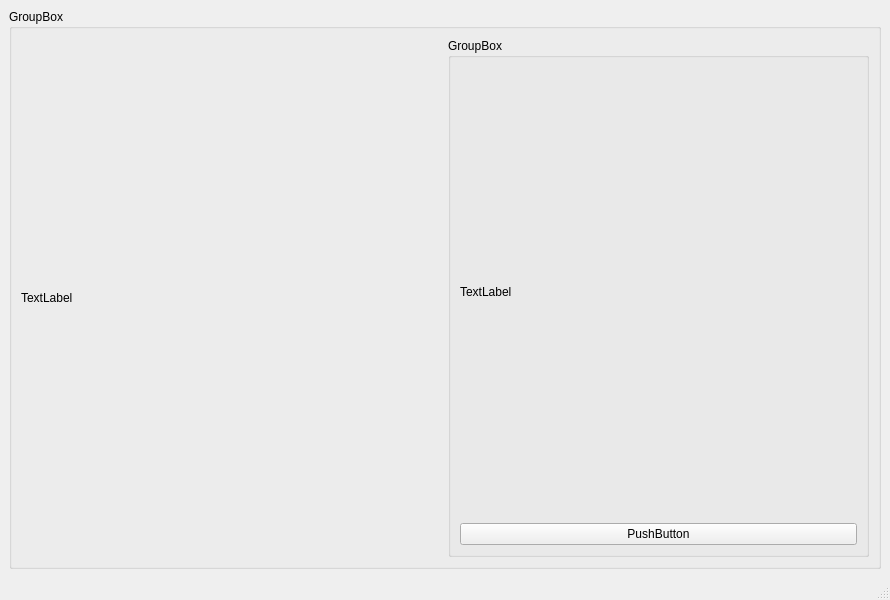
<?xml version="1.0" encoding="UTF-8"?>
<ui version="4.0">
 <class>MainWindow</class>
 <widget class="QMainWindow" name="MainWindow">
  <property name="geometry">
   <rect>
    <x>0</x>
    <y>0</y>
    <width>890</width>
    <height>600</height>
   </rect>
  </property>
  <property name="windowTitle">
   <string>MainWindow</string>
  </property>
  <widget class="QWidget" name="centralwidget">
   <layout class="QVBoxLayout" name="verticalLayout">
    <item>
     <widget class="QGroupBox" name="groupBox">
      <property name="title">
       <string>GroupBox</string>
      </property>
      <layout class="QHBoxLayout" name="horizontalLayout">
       <item>
        <widget class="QLabel" name="label2">
         <property name="sizePolicy">
          <sizepolicy hsizetype="Ignored" vsizetype="Preferred">
           <horstretch>0</horstretch>
           <verstretch>0</verstretch>
          </sizepolicy>
         </property>
         <property name="minimumSize">
          <size>
           <width>20</width>
           <height>0</height>
          </size>
         </property>
         <property name="text">
          <string>TextLabel</string>
         </property>
        </widget>
       </item>
       <item>
        <widget class="QGroupBox" name="groupBox_2">
         <property name="title">
          <string>GroupBox</string>
         </property>
         <layout class="QVBoxLayout" name="verticalLayout_2">
          <item>
           <widget class="QLabel" name="label">
            <property name="sizePolicy">
             <sizepolicy hsizetype="Maximum" vsizetype="Preferred">
              <horstretch>0</horstretch>
              <verstretch>0</verstretch>
             </sizepolicy>
            </property>
            <property name="text">
             <string>TextLabel</string>
            </property>
           </widget>
          </item>
          <item>
           <widget class="QPushButton" name="textBtn">
            <property name="text">
             <string>PushButton</string>
            </property>
           </widget>
          </item>
         </layout>
        </widget>
       </item>
      </layout>
     </widget>
    </item>
   </layout>
  </widget>
  <widget class="QMenuBar" name="menubar">
   <property name="geometry">
    <rect>
     <x>0</x>
     <y>0</y>
     <width>890</width>
     <height>25</height>
    </rect>
   </property>
  </widget>
  <widget class="QStatusBar" name="statusbar"/>
 </widget>
 <resources/>
 <connections/>
</ui>
